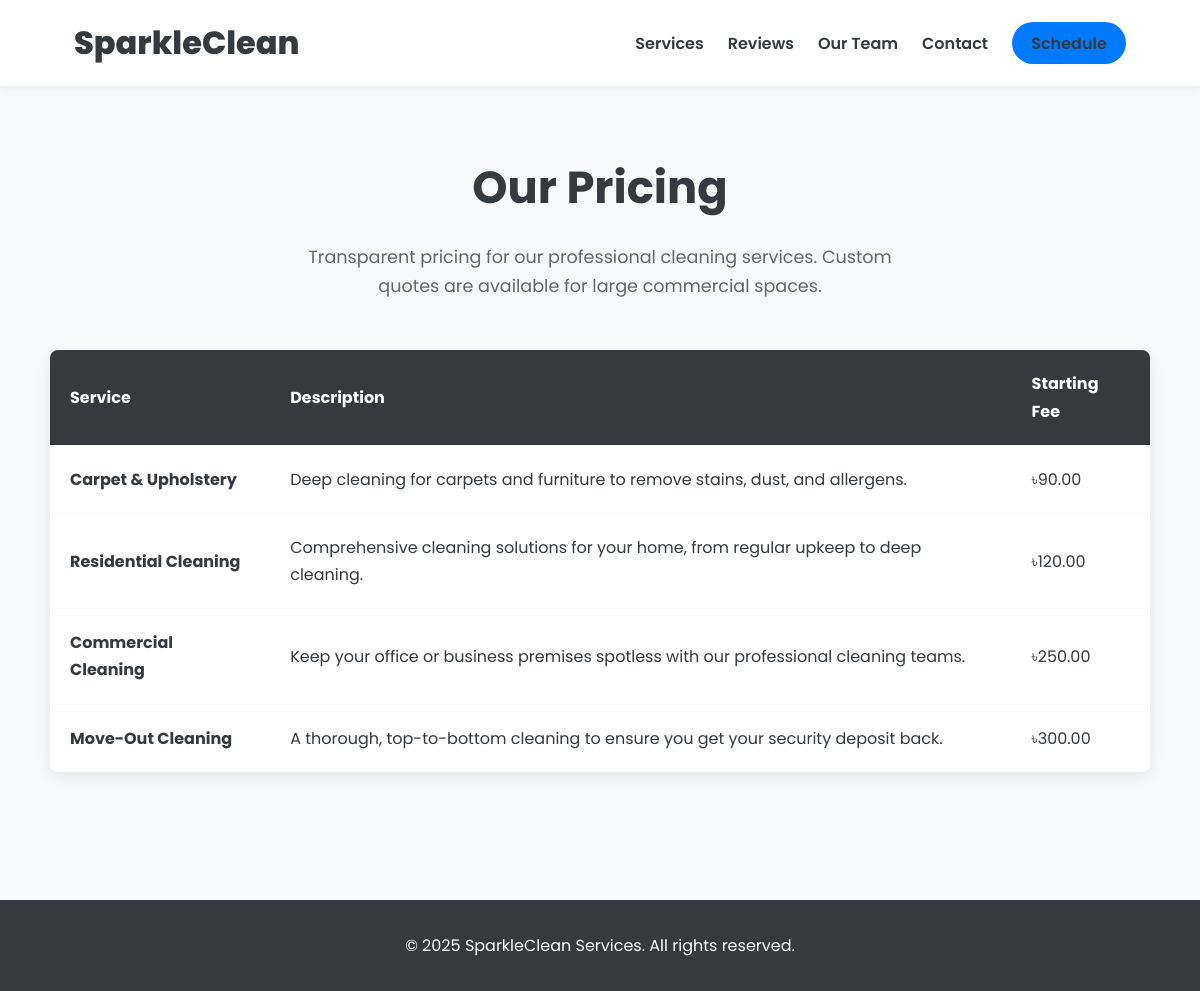
/fees.php, run on the app's committed database.
### tables this page shows
CREATE TABLE `services` (
  `id` int(11) NOT NULL,
  `service_name` varchar(100) NOT NULL,
  `description` text DEFAULT NULL,
  `icon_url` varchar(255) DEFAULT NULL,
  `base_fee` decimal(10,2) DEFAULT NULL
);

### fees.php (the view, shortened to what this page needs)
<!DOCTYPE html>
<html lang="en">
<head>
  <link rel="stylesheet" href="style.css" />
</head>
<body>
  <?php include 'api/db_connect.php'; ?>
  <header class="main-header">
    <div class="container">
      <h1><a href="home.php">SparkleClean</a></h1>
      <nav>
        <ul>
          <li><a href="services.php">Services</a></li>
          <li><a href="reviews.php">Reviews</a></li>
          <li><a href="workers.php">Our Team</a></li>
          <li><a href="contact.php">Contact</a></li>
          <li><a href="schedule.php" class="btn-nav">Schedule</a></li>
        </ul>
      </nav>
    </div>
  </header>
  <main class="container section">
    <h1 class="page-title">Our Pricing</h1>
    <p class="page-subtitle">Transparent pricing for our professional cleaning services. Custom quotes are available for
      large commercial spaces.</p>
    <table class="fees-table">
      <thead>
        <tr>
          <th>Service</th>
          <th>Description</th>
          <th>Starting Fee</th>
        </tr>
      </thead>
      <tbody>
        <?php
                    $result = $conn->query("SELECT service_name, description, base_fee FROM services ORDER BY base_fee");
                    while($service = $result->fetch_assoc()) {
                        echo "<tr>";
                        echo "<td data-label='Service'><strong>" . htmlspecialchars($service['service_name']) . "</strong></td>";
                        echo "<td data-label='Description'>" . htmlspecialchars($service['description']) . "</td>";
                        echo "<td data-label='Starting Fee'>৳" . number_format($service['base_fee'], 2) . "</td>";
                        echo "</tr>";
                    }
                ?>
      </tbody>
    </table>
  </main>
  <footer class="main-footer">
    <div class="container">
      <p>&copy;
        <?php echo date("Y"); ?> SparkleClean Services. All rights reserved.
      </p>
    </div>
  </footer>
</body>
</html>

### style.css (style rules this page uses)
:root { --primary-color: #007bff; --secondary-color: #6c757d; --light-color: #f8f9fa; --dark-color: #343a40; --accent-color: #17a2b8; --success-color: #28a745; --pending-color: #ffc107; --cancelled-color: #dc3545; --font-family: 'Poppins', sans-serif; --border-radius: 8px; --box-shadow: 0 5px 15px rgba(0, 0, 0, 0.08); }
* { box-sizing: border-box; margin: 0; padding: 0; }
body { font-family: var(--font-family); line-height: 1.7; background: var(--light-color); color: var(--dark-color); }
.container { max-width: 1100px; margin: 0 auto; padding: 0 1.5rem; }
.section { padding: 4rem 0; }
.page-title { text-align: center; font-size: 2.8rem; font-weight: 700; margin-bottom: 3rem; color: var(--dark-color); }
.page-subtitle { text-align: center; max-width: 600px; margin: -2rem auto 3rem; font-size: 1.1rem; color: #666; }
a { color: var(--primary-color); text-decoration: none; }
.main-header { background: #fff; padding: 1rem 0; position: sticky; top: 0; z-index: 1000; box-shadow: 0 2px 10px rgba(0, 0, 0, 0.07); }
.main-header .container { display: flex; justify-content: space-between; align-items: center; }
.main-header h1 a { font-size: 2rem; font-weight: 800; color: var(--dark-color); }
.main-header nav ul { list-style: none; display: flex; align-items: center; gap: 1.5rem; }
.main-header nav a { font-weight: 600; color: var(--dark-color); font-size: 1rem; position: relative; }
.main-header nav a::after { content: ''; position: absolute; width: 0; height: 2px; bottom: -5px; left: 0; background: var(--primary-color); transition: width 0.3s ease; }
.btn-nav { background: var(--primary-color); color: #fff; padding: 0.6rem 1.2rem; border-radius: 50px; transition: background-color 0.3s; }
.btn-nav::after { display: none; }
.main-footer { background: var(--dark-color); color: #fff; text-align: center; padding: 2rem 0; margin-top: 4rem; }
.fees-table { width: 100%; border-collapse: collapse; margin-top: 2rem; background: #fff; box-shadow: var(--box-shadow); border-radius: var(--border-radius); overflow: hidden; }
.fees-table th, .fees-table td { padding: 1.25rem; text-align: left; border-bottom: 1px solid var(--light-color); }
.fees-table thead { background: var(--dark-color); color: #fff; }
.fees-table tbody tr:last-child td { border-bottom: none; }

### data on the page
services: service_name "Carpet & Upholstery", description "Deep cleaning for carpets and furniture to remove stains, dust, and allergens.", base_fee "90.00"
services: service_name "Residential Cleaning", description "Comprehensive cleaning solutions for your home, from regular upkeep to deep cleaning.", base_fee "120.00"
services: service_name "Commercial Cleaning", description "Keep your office or business premises spotless with our professional cleaning teams.", base_fee "250.00"
services: service_name "Move-Out Cleaning", description "A thorough, top-to-bottom cleaning to ensure you get your security deposit back.", base_fee "300.00"
